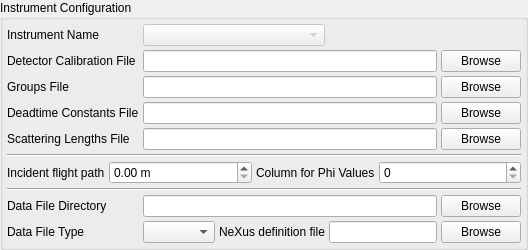
               <widget class="QGroupBox" name="configGroupBox">
                <property name="sizePolicy">
                 <sizepolicy hsizetype="Expanding" vsizetype="Minimum">
                  <horstretch>0</horstretch>
                  <verstretch>0</verstretch>
                 </sizepolicy>
                </property>
                <property name="minimumSize">
                 <size>
                  <width>0</width>
                  <height>0</height>
                 </size>
                </property>
                <property name="maximumSize">
                 <size>
                  <width>16777215</width>
                  <height>16777215</height>
                 </size>
                </property>
                <property name="title">
                 <string>Instrument Configuration</string>
                </property>
                <layout class="QGridLayout" name="gridLayout">
                 <property name="leftMargin">
                  <number>4</number>
                 </property>
                 <property name="topMargin">
                  <number>4</number>
                 </property>
                 <property name="rightMargin">
                  <number>4</number>
                 </property>
                 <property name="bottomMargin">
                  <number>4</number>
                 </property>
                 <property name="spacing">
                  <number>4</number>
                 </property>
                 <item row="3" column="4">
                  <widget class="QPushButton" name="browseDeadtimeFileButton">
                   <property name="minimumSize">
                    <size>
                     <width>0</width>
                     <height>0</height>
                    </size>
                   </property>
                   <property name="text">
                    <string>Browse</string>
                   </property>
                  </widget>
                 </item>
                 <item row="0" column="0">
                  <widget class="QLabel" name="nameLabel">
                   <property name="sizePolicy">
                    <sizepolicy hsizetype="Minimum" vsizetype="Preferred">
                     <horstretch>0</horstretch>
                     <verstretch>0</verstretch>
                    </sizepolicy>
                   </property>
                   <property name="minimumSize">
                    <size>
                     <width>0</width>
                     <height>0</height>
                    </size>
                   </property>
                   <property name="text">
                    <string>Instrument Name</string>
                   </property>
                  </widget>
                 </item>
                 <item row="1" column="4">
                  <widget class="QPushButton" name="browseDetCalibrationButton">
                   <property name="minimumSize">
                    <size>
                     <width>0</width>
                     <height>0</height>
                    </size>
                   </property>
                   <property name="maximumSize">
                    <size>
                     <width>16777215</width>
                     <height>16777215</height>
                    </size>
                   </property>
                   <property name="text">
                    <string>Browse</string>
                   </property>
                  </widget>
                 </item>
                 <item row="8" column="4">
                  <widget class="QPushButton" name="browseDataFileDirectoryButton">
                   <property name="minimumSize">
                    <size>
                     <width>0</width>
                     <height>0</height>
                    </size>
                   </property>
                   <property name="text">
                    <string>Browse</string>
                   </property>
                  </widget>
                 </item>
                 <item row="2" column="0">
                  <widget class="QLabel" name="groupsFileLabel">
                   <property name="sizePolicy">
                    <sizepolicy hsizetype="Minimum" vsizetype="Preferred">
                     <horstretch>0</horstretch>
                     <verstretch>0</verstretch>
                    </sizepolicy>
                   </property>
                   <property name="minimumSize">
                    <size>
                     <width>0</width>
                     <height>0</height>
                    </size>
                   </property>
                   <property name="text">
                    <string>Groups File</string>
                   </property>
                  </widget>
                 </item>
                 <item row="10" column="3">
                  <widget class="QLineEdit" name="nexusDefintionFileLineEdit">
                   <property name="sizePolicy">
                    <sizepolicy hsizetype="Expanding" vsizetype="Preferred">
                     <horstretch>0</horstretch>
                     <verstretch>0</verstretch>
                    </sizepolicy>
                   </property>
                   <property name="minimumSize">
                    <size>
                     <width>0</width>
                     <height>0</height>
                    </size>
                   </property>
                  </widget>
                 </item>
                 <item row="3" column="1" colspan="3">
                  <widget class="QLineEdit" name="deadtimeFileLineEdit">
                   <property name="sizePolicy">
                    <sizepolicy hsizetype="Expanding" vsizetype="Preferred">
                     <horstretch>0</horstretch>
                     <verstretch>0</verstretch>
                    </sizepolicy>
                   </property>
                   <property name="minimumSize">
                    <size>
                     <width>0</width>
                     <height>0</height>
                    </size>
                   </property>
                  </widget>
                 </item>
                 <item row="10" column="1">
                  <widget class="QComboBox" name="dataFileTypeCombo">
                   <property name="sizePolicy">
                    <sizepolicy hsizetype="Preferred" vsizetype="Preferred">
                     <horstretch>0</horstretch>
                     <verstretch>0</verstretch>
                    </sizepolicy>
                   </property>
                   <property name="minimumSize">
                    <size>
                     <width>0</width>
                     <height>0</height>
                    </size>
                   </property>
                  </widget>
                 </item>
                 <item row="1" column="0">
                  <widget class="QLabel" name="detCalibrationLabel">
                   <property name="sizePolicy">
                    <sizepolicy hsizetype="Minimum" vsizetype="Preferred">
                     <horstretch>0</horstretch>
                     <verstretch>0</verstretch>
                    </sizepolicy>
                   </property>
                   <property name="minimumSize">
                    <size>
                     <width>0</width>
                     <height>0</height>
                    </size>
                   </property>
                   <property name="text">
                    <string>Detector Calibration File</string>
                   </property>
                  </widget>
                 </item>
                 <item row="1" column="1" colspan="3">
                  <widget class="QLineEdit" name="detCalibrationLineEdit">
                   <property name="sizePolicy">
                    <sizepolicy hsizetype="Expanding" vsizetype="Preferred">
                     <horstretch>0</horstretch>
                     <verstretch>0</verstretch>
                    </sizepolicy>
                   </property>
                   <property name="minimumSize">
                    <size>
                     <width>0</width>
                     <height>0</height>
                    </size>
                   </property>
                  </widget>
                 </item>
                 <item row="2" column="1" colspan="3">
                  <widget class="QLineEdit" name="groupsFileLineEdit">
                   <property name="sizePolicy">
                    <sizepolicy hsizetype="Expanding" vsizetype="Preferred">
                     <horstretch>0</horstretch>
                     <verstretch>0</verstretch>
                    </sizepolicy>
                   </property>
                   <property name="minimumSize">
                    <size>
                     <width>0</width>
                     <height>0</height>
                    </size>
                   </property>
                  </widget>
                 </item>
                 <item row="5" column="0" colspan="5">
                  <widget class="Line" name="line">
                   <property name="orientation">
                    <enum>Qt::Horizontal</enum>
                   </property>
                  </widget>
                 </item>
                 <item row="8" column="0">
                  <widget class="QLabel" name="dataFileDirectoryLabel">
                   <property name="sizePolicy">
                    <sizepolicy hsizetype="Minimum" vsizetype="Preferred">
                     <horstretch>0</horstretch>
                     <verstretch>0</verstretch>
                    </sizepolicy>
                   </property>
                   <property name="minimumSize">
                    <size>
                     <width>0</width>
                     <height>0</height>
                    </size>
                   </property>
                   <property name="text">
                    <string>Data File Directory</string>
                   </property>
                  </widget>
                 </item>
                 <item row="10" column="4">
                  <widget class="QPushButton" name="browseNexusDefinitionButton">
                   <property name="minimumSize">
                    <size>
                     <width>0</width>
                     <height>0</height>
                    </size>
                   </property>
                   <property name="text">
                    <string>Browse</string>
                   </property>
                  </widget>
                 </item>
                 <item row="10" column="0">
                  <widget class="QLabel" name="dataFileTypeLabel">
                   <property name="sizePolicy">
                    <sizepolicy hsizetype="Minimum" vsizetype="Preferred">
                     <horstretch>0</horstretch>
                     <verstretch>0</verstretch>
                    </sizepolicy>
                   </property>
                   <property name="minimumSize">
                    <size>
                     <width>0</width>
                     <height>0</height>
                    </size>
                   </property>
                   <property name="text">
                    <string>Data File Type</string>
                   </property>
                  </widget>
                 </item>
                 <item row="3" column="0">
                  <widget class="QLabel" name="deadtimeFileLabel">
                   <property name="sizePolicy">
                    <sizepolicy hsizetype="Minimum" vsizetype="Preferred">
                     <horstretch>0</horstretch>
                     <verstretch>0</verstretch>
                    </sizepolicy>
                   </property>
                   <property name="minimumSize">
                    <size>
                     <width>0</width>
                     <height>0</height>
                    </size>
                   </property>
                   <property name="text">
                    <string>Deadtime Constants File</string>
                   </property>
                  </widget>
                 </item>
                 <item row="2" column="4">
                  <widget class="QPushButton" name="browseGroupsFileButton">
                   <property name="minimumSize">
                    <size>
                     <width>0</width>
                     <height>0</height>
                    </size>
                   </property>
                   <property name="maximumSize">
                    <size>
                     <width>16777215</width>
                     <height>16777215</height>
                    </size>
                   </property>
                   <property name="text">
                    <string>Browse</string>
                   </property>
                  </widget>
                 </item>
                 <item row="4" column="4">
                  <widget class="QPushButton" name="browseNeutronScatteringParamsButton">
                   <property name="minimumSize">
                    <size>
                     <width>0</width>
                     <height>0</height>
                    </size>
                   </property>
                   <property name="text">
                    <string>Browse</string>
                   </property>
                  </widget>
                 </item>
                 <item row="8" column="1" colspan="3">
                  <widget class="QLineEdit" name="dataFileDirectoryLineEdit">
                   <property name="sizePolicy">
                    <sizepolicy hsizetype="Expanding" vsizetype="Preferred">
                     <horstretch>0</horstretch>
                     <verstretch>0</verstretch>
                    </sizepolicy>
                   </property>
                   <property name="minimumSize">
                    <size>
                     <width>0</width>
                     <height>0</height>
                    </size>
                   </property>
                  </widget>
                 </item>
                 <item row="10" column="2">
                  <widget class="QLabel" name="nexusDefinitionFileLabel">
                   <property name="sizePolicy">
                    <sizepolicy hsizetype="Minimum" vsizetype="Preferred">
                     <horstretch>0</horstretch>
                     <verstretch>0</verstretch>
                    </sizepolicy>
                   </property>
                   <property name="minimumSize">
                    <size>
                     <width>0</width>
                     <height>0</height>
                    </size>
                   </property>
                   <property name="text">
                    <string>NeXus definition file</string>
                   </property>
                  </widget>
                 </item>
                 <item row="4" column="1" colspan="3">
                  <widget class="QLineEdit" name="neutronScatteringParamsFileLineEdit">
                   <property name="sizePolicy">
                    <sizepolicy hsizetype="Expanding" vsizetype="Preferred">
                     <horstretch>0</horstretch>
                     <verstretch>0</verstretch>
                    </sizepolicy>
                   </property>
                   <property name="minimumSize">
                    <size>
                     <width>0</width>
                     <height>0</height>
                    </size>
                   </property>
                  </widget>
                 </item>
                 <item row="4" column="0">
                  <widget class="QLabel" name="neutronScatteringParamsFileLabel">
                   <property name="sizePolicy">
                    <sizepolicy hsizetype="Minimum" vsizetype="Preferred">
                     <horstretch>0</horstretch>
                     <verstretch>0</verstretch>
                    </sizepolicy>
                   </property>
                   <property name="minimumSize">
                    <size>
                     <width>0</width>
                     <height>0</height>
                    </size>
                   </property>
                   <property name="text">
                    <string>Scattering Lengths File</string>
                   </property>
                  </widget>
                 </item>
                 <item row="6" column="0" colspan="5">
                  <layout class="QHBoxLayout" name="horizontalLayout_12">
                   <item>
                    <widget class="QLabel" name="incidentFlightPathLabel">
                     <property name="sizePolicy">
                      <sizepolicy hsizetype="Preferred" vsizetype="Preferred">
                       <horstretch>0</horstretch>
                       <verstretch>0</verstretch>
                      </sizepolicy>
                     </property>
                     <property name="minimumSize">
                      <size>
                       <width>0</width>
                       <height>0</height>
                      </size>
                     </property>
                     <property name="text">
                      <string>Incident flight path</string>
                     </property>
                    </widget>
                   </item>
                   <item>
                    <widget class="ExponentialSpinBox" name="incidentFlightPathSpinBox">
                     <property name="sizePolicy">
                      <sizepolicy hsizetype="Expanding" vsizetype="Preferred">
                       <horstretch>0</horstretch>
                       <verstretch>0</verstretch>
                      </sizepolicy>
                     </property>
                     <property name="minimumSize">
                      <size>
                       <width>0</width>
                       <height>0</height>
                      </size>
                     </property>
                     <property name="maximumSize">
                      <size>
                       <width>16777215</width>
                       <height>16777215</height>
                      </size>
                     </property>
                     <property name="suffix">
                      <string> m</string>
                     </property>
                    </widget>
                   </item>
                   <item>
                    <widget class="QLabel" name="phiValuesColumnLabel">
                     <property name="sizePolicy">
                      <sizepolicy hsizetype="Preferred" vsizetype="Preferred">
                       <horstretch>0</horstretch>
                       <verstretch>0</verstretch>
                      </sizepolicy>
                     </property>
                     <property name="minimumSize">
                      <size>
                       <width>0</width>
                       <height>0</height>
                      </size>
                     </property>
                     <property name="text">
                      <string>Column for Phi Values</string>
                     </property>
                    </widget>
                   </item>
                   <item>
                    <widget class="QSpinBox" name="phiValuesColumnSpinBox">
                     <property name="sizePolicy">
                      <sizepolicy hsizetype="Expanding" vsizetype="Preferred">
                       <horstretch>0</horstretch>
                       <verstretch>0</verstretch>
                      </sizepolicy>
                     </property>
                     <property name="minimumSize">
                      <size>
                       <width>0</width>
                       <height>0</height>
                      </size>
                     </property>
                     <property name="maximumSize">
                      <size>
                       <width>16777215</width>
                       <height>16777215</height>
                      </size>
                     </property>
                    </widget>
                   </item>
                  </layout>
                 </item>
                 <item row="7" column="0" colspan="5">
                  <widget class="Line" name="line_3">
                   <property name="orientation">
                    <enum>Qt::Horizontal</enum>
                   </property>
                  </widget>
                 </item>
                 <item row="0" column="1" colspan="2">
                  <widget class="QComboBox" name="nameComboBox">
                   <property name="enabled">
                    <bool>false</bool>
                   </property>
                   <property name="sizePolicy">
                    <sizepolicy hsizetype="Preferred" vsizetype="Preferred">
                     <horstretch>0</horstretch>
                     <verstretch>0</verstretch>
                    </sizepolicy>
                   </property>
                   <property name="minimumSize">
                    <size>
                     <width>0</width>
                     <height>0</height>
                    </size>
                   </property>
                   <property name="maximumSize">
                    <size>
                     <width>16777215</width>
                     <height>16777215</height>
                    </size>
                   </property>
                  </widget>
                 </item>
                </layout>
               </widget>
